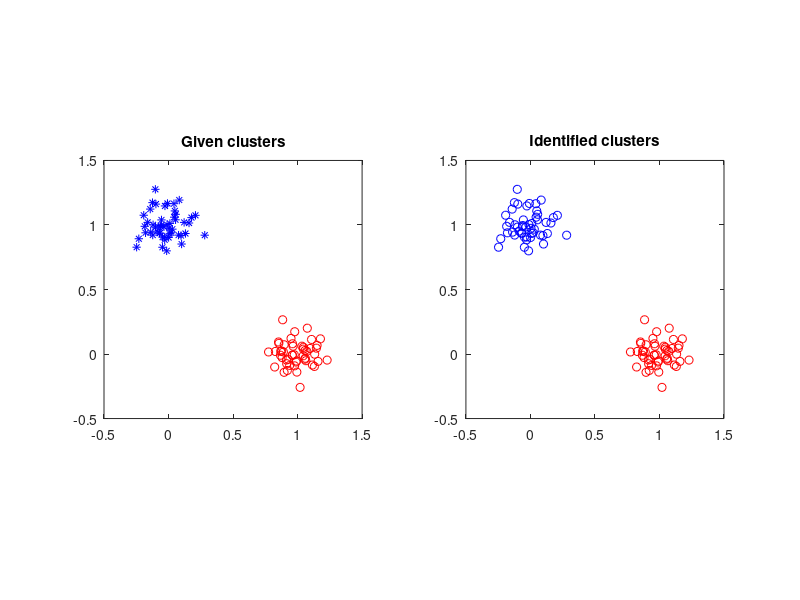

Write the MATLAB code that produced this figure.
close all; clear all; clc;

% TODO 0: try cross-clusters; only have a few columns of A, global sparse case,
% 10m rows and some columns, try to speed up; local sparse case, 10m rows,
% but the column indices for each row we have are different, this example
% comes from the kNN sparse similarity, we have value and index talk and
% skiny matrices. in computation, the k nn might be infered from different
% columns of information. fort example, 2 & 3 are close and indicated for
% point 2 but not for point 3. then when compute with point 3, we can use
% the information from pint 2.

% choose different eigensolvers, msol
% 1. eigs in matlab
% 2. Chebyshev preconditioner
% 3. coordinate descent with adaptive entry-wise update, TODO 3

% choose different clustering methods, mclc
% mclc = 1: symmetric normalized Laplaican
% mclc = 2: random walk normalized adjacency matrix

mclc = 2

% TODO 4: bi-clustering for a few times v.s. clustering with k eigenpairs
% TODO 5: whether we use k-means in the second step;

% prepare a toy example
subplot(1,2,1);
npts = 50;
x1 = 1 + randn(npts,1)/9;
x2 =  randn(npts,1)/9;
x = [x1,x2];
plot(x1,x2,'or'); hold on;
x1 =  randn(npts,1)/9;
x2 =  1 + randn(npts,1)/9;
y = [x1,x2];
x = [x;y];
plot(x1,x2,'*b');
axis square;
title('Given clusters')

% compute the similarity matrix A and the matrix L
% TODO 1: design a matrix-free method so that we don't need to generate A,
% Lnorm, and P
npts=size(x,1);
sigma = 0.1;
A=zeros(npts,npts);
for i=1:npts
    for j=1:npts
        A(i,j) = exp(-norm(x(i,:)-x(j,:))^2/sigma);
    end
end
% binary example
% A = zeros(npts,npts);
% A(1:npts/4,1:npts/4) = 1;
% A(npts/2+1:end,npts/2+1:end) = 1;
% A(npts/4+1:npts/2,npts/4+1:npts/2) = 1;


D2inv = diag(1./sqrt(sum(A,2)));
Dinv = diag(1./(sum(A,2)));
Lnorm = eye(npts) - D2inv*A*D2inv; % symmetric normalized Laplacian
P = Dinv*A; % random walk normalized adjacency matrix


% find eigen pairs
% TODO 2: Lnorm matrix is too singular and needs preconditioning
switch mclc
    case 1
        [vec,val] = eigs(Lnorm,2,'smallestabs');
        vec = vec(:,2);
        idx = sign(vec - median(vec));
    case 2
        [vecr,valr] = eigs(P,1); % working
        idx = sign(vecr - median(vecr));
end

% visualize binary clustering
subplot(1,2,2);
loc = find(idx==1);
plot(x(loc,1),x(loc,2),'or'); hold on;
loc = find(idx==-1);
plot(x(loc,1),x(loc,2),'ob'); hold on;
axis square;
title('Identified clusters')
